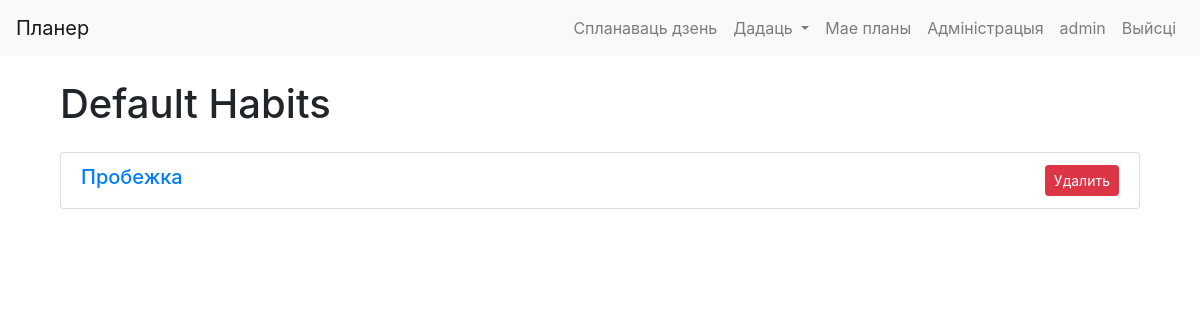
The page /calendar/view_default_habits/ (signed in) on the database as committed earlier.
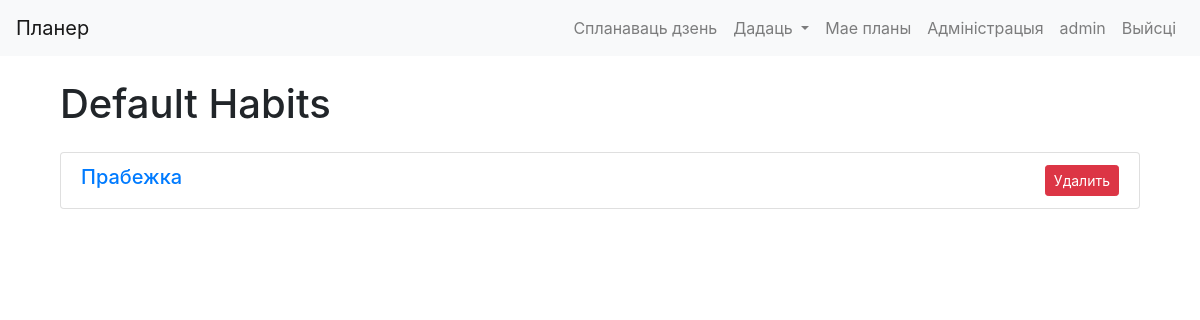
The same page on the database as committed later.
### cal/models.py (models this page shows, shortened)
class DefaultPlan(models.Model):
    name = models.CharField(max_length=63)
    time_a_day = models.DurationField()

class DefaultHabit(DefaultPlan):
    @property
    def due_date(self):
        return None

class DefaultPlan(models.Model):
    name = models.CharField(max_length=63)
    time_a_day = models.DurationField()

### cal/views.py (the view)
# urls.py: path('view_default_habits/', views.view_default_habits, name='view_default_habits'),
@login_required
@user_passes_test(admin_check)
def view_default_habits(request):
    habits = DefaultHabit.objects.all()
    return render(request, 'cal/view_default_habits.html', {'habits': habits})

### cal/views.py (called while the page is built)
def admin_check(user):
    return user.is_superuser

### cal/templates/cal/view_default_habits.html (shortened to what this page needs)
{% extends "cal/layout.html" %}
{% block content %}
<div class="container-fluid">
    <h1 class="my-4">Default Habits</h1>
    <div class="row">
      <div class="col">
        <div class="list-group">
          {% for habit in habits %}
            <div class="list-group-item">
              <div class="d-flex w-100 justify-content-between">
                <a href="{% url 'cal:edit_default_habit' habit.id %}">
                  <h5 class="mb-1">{{ habit.name }}</h5>
                </a>
                <form method="post" action="{% url 'cal:delete_default_habit' habit.id %}">
                  <button class="btn btn-danger btn-sm" type="submit">Удалить</button>
                </form>
              </div>
            </div>
          {% endfor %}
        </div>
      </div>
    </div>
  </div>
  </div>
{% endblock %}

Rows that differ between the two databases and show on the page:
removed DefaultHabit: name "Пробежка"
added DefaultHabit: name "Прабежка"
